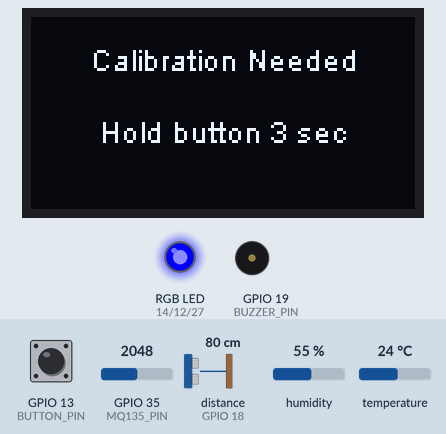
Simulated run of this sketch. Board: ESP32. On the bench: 128×64 one-colour display, an RGB LED mixed from three pins (HIGH = lit), buzzer (waves = sounding, pin HIGH). The test bench sets the inputs (shaded band); at power-on: GPIO 13 (BUTTON_PIN) HIGH, distance to the obstacle (sensor on GPIO 18) 80 cm, GPIO 35 (MQ135_PIN) = 2048, humidity 55 %, temperature 24 °C. The echo pulse lasts 58.3 µs per cm; pins used as bus, display or sensor lines are not drawn; what the sketch prints to the serial monitor is not drawn.

Above: at 1.2 s.
1.3 s: GPIO 13 (BUTTON_PIN) pulled LOW for 3.2 s
At 5.5 s:
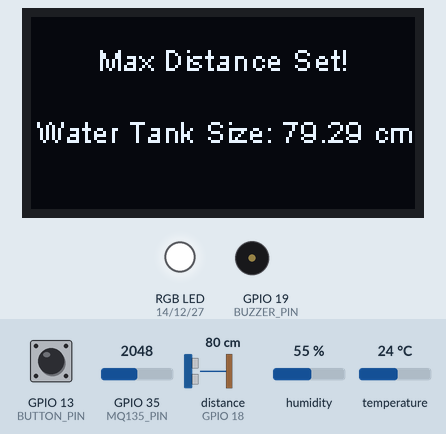
9.0 s: distance to the obstacle (sensor on GPIO 18) set to 4 cm
At 11.4 s:
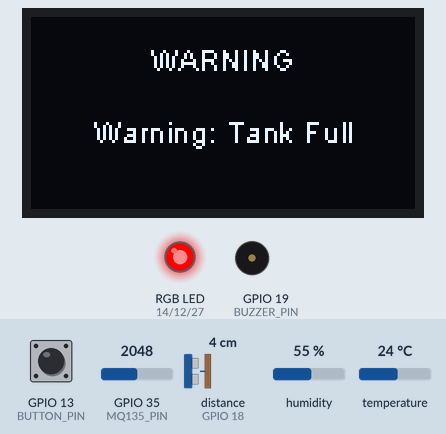
11.5 s: distance to the obstacle (sensor on GPIO 18) set to 7 cm
At 13.0 s:
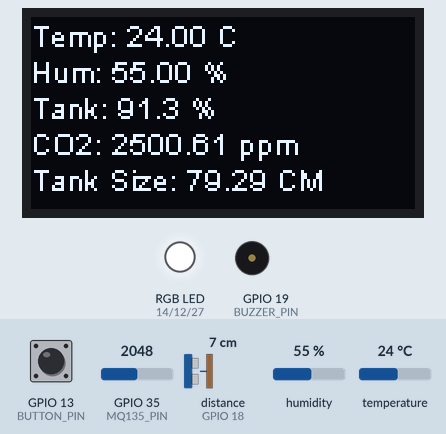
13.3 s: distance to the obstacle (sensor on GPIO 18) set to 72 cm
At 13.8 s:
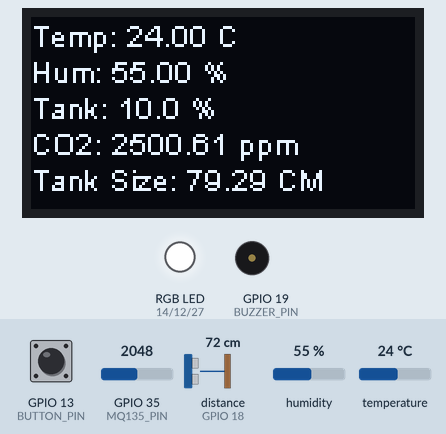
14.9 s: distance to the obstacle (sensor on GPIO 18) set to 77 cm
At 16.6 s:
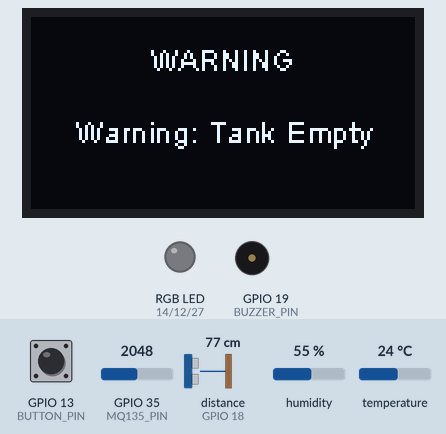
Timing chart, 0 to 18.6 s (numbered marks = the images above; inputs shaded):
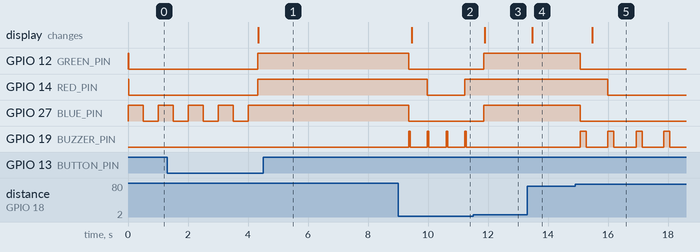

The sketch:

sketch_oct10b.ino
```cpp
#include <DHT.h>
#include <WiFi.h>
#include "SSD1306Wire.h"
#include <esp_now.h>

// DHT11 settings
#define DHTPIN 17
#define DHTTYPE DHT11
DHT dht(DHTPIN, DHTTYPE);

// HC-SR04 settings
#define TRIG_PIN 15
#define ECHO_PIN 18

// Buzzer settings
#define BUZZER_PIN 19

// Button settings
#define BUTTON_PIN 13

// RGB Light settings
#define RED_PIN 14
#define GREEN_PIN 12
#define BLUE_PIN 27

// MQ-135 Sensor
#define MQ135_PIN 35

unsigned long buttonPressTime = 0;
bool calibrating = false;
float maxDistance = 25.0;  // Default max distance
bool calibrationRequired = true;  // Start with calibration required
unsigned long buttonPressStartTime = 0; // Track the button press time for re-calibration
bool reCalibrationPrompt = false; // Flag to show re-calibration prompt

// ESP-NOW receiver MAC address
uint8_t receiverMacAddress[] = {0xFF, 0xFF, 0xFF, 0xFF, 0xFF, 0xFF};

// Structure for data to send´
struct SensorData {
  float temperature;
  float humidity;
  float distance;
  float maxDistance;
  float co2;
};

SensorData myData;

// Timing variables
unsigned long lastUpdateTime = 0;
const unsigned long updateInterval = 500;  // 0.5 second

// Function to measure distance using the HC-SR04
float getDistance() {
  digitalWrite(TRIG_PIN, LOW);
  delayMicroseconds(2);
  digitalWrite(TRIG_PIN, HIGH);
  delayMicroseconds(10);
  digitalWrite(TRIG_PIN, LOW);
  long duration = pulseIn(ECHO_PIN, HIGH);
  return duration * 0.034 / 2;
}

// Initialize the OLED display
SSD1306Wire display(0x3C, 21, 22);


// Function to determine water tank status based on distance percentage
String waterTankStatus(float distance) {
  float percentage = 100 * (1 - (distance / maxDistance));

  if (distance < 3) {
    return "Warning: Tank Overflow";
  } else if (distance <= 5) {
    return "Warning: Tank Full";
  } else if (distance >= maxDistance - 5) {
    return "Warning: Tank Empty";
  }
  return "";  // No warning
}


// Function to handle calibration at startup
void handleStartupCalibration() {
  // Display the calibration prompt
  display.clear();
  display.setTextAlignment(TEXT_ALIGN_CENTER);
  display.drawString(64, 8, "Calibration Needed");
  display.drawString(64, 32, "Hold button 3 sec");
  display.display();

  // Blink blue during calibration
  digitalWrite(RED_PIN, LOW);
  digitalWrite(GREEN_PIN, LOW);

  if (millis() % 1000 < 500) {
    digitalWrite(BLUE_PIN, HIGH);  // Blue on for 500ms
  } else {
    digitalWrite(BLUE_PIN, LOW);   // Blue off for 500ms
  }

  // Check if the button is pressed
  if (digitalRead(BUTTON_PIN) == LOW) {
    // Start timing the button press
    if (buttonPressTime == 0) {
      buttonPressTime = millis();
    }

    // If button is held for 3 seconds, start calibration
    if (millis() - buttonPressTime >= 3000) {
      calibrating = true;
      maxDistance = getDistance();  // Measure distance for max distance
      buttonPressTime = 0;  // Reset button press

      // Show max distance and reset RGB to white
      digitalWrite(RED_PIN, HIGH);
      digitalWrite(GREEN_PIN, HIGH);
      digitalWrite(BLUE_PIN, HIGH);

      display.clear();
      display.setTextAlignment(TEXT_ALIGN_CENTER);
      display.drawString(64, 8, "Max Distance Set!");
      display.drawString(64, 32, "Water Tank Size: " + String(maxDistance) + " cm");
      display.display();
      Serial.println("Max Distance Set: " + String(maxDistance) + " cm");
      delay(5000);  // Show the max distance for 5 seconds
      calibrationRequired = false;  // Calibration complete, show normal data
    }
  } else {
    // Reset button press time when button is released
    buttonPressTime = 0;
  }
}

// Callback function when data is sent
void onDataSent(const uint8_t *mac_addr, esp_now_send_status_t status) {
    Serial.print("\r\nLast Packet Send Status: ");
    Serial.println(status == ESP_NOW_SEND_SUCCESS ? "Delivery Success" : "Delivery Fail");
}

// Function to Include MQ-135 Readings
float getCO2Concentration() {
  int analogValue = analogRead(MQ135_PIN);

  // Convert the analog value to CO2 concentration (ppm)
  // You may need a proper calibration equation based on your setup, here’s a simple approximation:
  float ppm = analogValue * (5000.0 / 4095.0);  // Assuming 5V ADC and 12-bit resolution
  return ppm;
}


// Function to send data via ESP-NOW
void sendData() {
  // Prepare sensor data
  myData.temperature = dht.readTemperature();
  myData.humidity = dht.readHumidity();
  myData.distance = getDistance();
  myData.maxDistance = maxDistance;
//  myData.calibrationRequest = false;

  // Read CO2 concentration from MQ-135
  float co2Concentration = getCO2Concentration();
  myData.co2 = co2Concentration;

  // Send data via ESP-NOW
  esp_err_t result = esp_now_send(receiverMacAddress, (uint8_t *) &myData, sizeof(myData));

  if (result == ESP_OK) {
    Serial.println("Data sent successfully");
  } else {
    Serial.println("Error sending data");
  }

  // Print data being sent
  Serial.print("Temperature: ");
  Serial.println(myData.temperature);
  Serial.print("Humidity: ");
  Serial.println(myData.humidity);
  Serial.print("Distance: ");
  Serial.println(myData.distance);
  Serial.print("CO2 (ppm): ");
  Serial.println(co2Concentration);
}

void displaySensorData() {
  String status = waterTankStatus(myData.distance);

  // Calculate the percentage for distance
  float distancePercentage = 100 * (1 - (myData.distance / maxDistance));

  if (status != "") {
    // Blink red during warnings
    digitalWrite(GREEN_PIN, LOW);
    digitalWrite(BLUE_PIN, LOW);

    if (millis() % 1000 < 500) {
      digitalWrite(RED_PIN, HIGH);  // Red on for 500ms
    } else {
      digitalWrite(RED_PIN, LOW);   // Red off for 500ms
    }

    // Handle the buzzer logic
    if (myData.distance > maxDistance - 5) {
      digitalWrite(BUZZER_PIN, HIGH);
      delay(200);
      digitalWrite(BUZZER_PIN, LOW);
      delay(200);
    } else if (myData.distance < 5) {
      digitalWrite(BUZZER_PIN, HIGH);
      delay(50);
      digitalWrite(BUZZER_PIN, LOW);
      delay(50);
    } else {
      digitalWrite(BUZZER_PIN, LOW);
    }

    // Update the OLED display
    display.clear();
    display.setTextAlignment(TEXT_ALIGN_CENTER);
    display.drawString(64, 8, "WARNING");
    display.drawString(64, 32, status);
    Serial.println("WARNING: " + status);
  } else {
    // Normal display when no warning
    // Set RGB to white
    digitalWrite(RED_PIN, HIGH);
    digitalWrite(GREEN_PIN, HIGH);
    digitalWrite(BLUE_PIN, HIGH);

    display.clear();
    display.setTextAlignment(TEXT_ALIGN_LEFT);
    //display.drawString(36, 0, "SmartMonitor");
    display.drawString(0, 0, "Temp: " + String(myData.temperature) + " C");
    display.drawString(0, 12, "Hum: " + String(myData.humidity) + " %");
    display.drawString(0, 24, "Tank: " + String(distancePercentage, 1) + " %");
    display.drawString(0, 36, "CO2: " + String(myData.co2) + " ppm");
    display.drawString(0, 48, "Tank Size: " + String(myData.maxDistance) + " CM");

    Serial.print("Displaying Data -> Temp: ");
    Serial.print(myData.temperature);
    Serial.print(" C, Hum: ");
    Serial.print(myData.humidity);
    Serial.print(" %, Dist: ");
    Serial.print(myData.distance);

    Serial.print(", CO2: ");
    Serial.println(myData.co2);
  }

  display.display();
}

void setup() {
  Serial.begin(115200);

  // Initialize sensors and pins
  dht.begin();
  pinMode(TRIG_PIN, OUTPUT);
  pinMode(ECHO_PIN, INPUT);
  pinMode(BUZZER_PIN, OUTPUT);
  pinMode(BUTTON_PIN, INPUT_PULLUP);  // Button pin setup

  // Set RGB pins as outputs
  pinMode(RED_PIN, OUTPUT);
  pinMode(GREEN_PIN, OUTPUT);
  pinMode(BLUE_PIN, OUTPUT);

  // Turn on white light to indicate the device is working
  digitalWrite(RED_PIN, HIGH);
  digitalWrite(GREEN_PIN, HIGH);
  digitalWrite(BLUE_PIN, HIGH);

  // Initialize the OLED display
  display.init();
  display.flipScreenVertically();
  display.setFont(ArialMT_Plain_10);
  display.clear();

  // Initialize Wi-Fi in Station Mode for ESP-NOW
  WiFi.mode(WIFI_STA);
  Serial.print("MAC Address: ");
  Serial.println(WiFi.macAddress());

  // Initialize ESP-NOW
  if (esp_now_init() != ESP_OK) {
    Serial.println("Error initializing ESP-NOW");
    return;
  }
  Serial.println("ESP-NOW initialized");

  // Register send and receive callback functions
  esp_now_register_send_cb(onDataSent);

  // Add the peer (receiver ESP32)
  esp_now_peer_info_t peerInfo;
  memcpy(peerInfo.peer_addr, receiverMacAddress, 6);
  peerInfo.channel = 0;
  peerInfo.encrypt = false;

  if (esp_now_add_peer(&peerInfo) != ESP_OK) {
    Serial.println("Failed to add peer");
    return;
  }
  Serial.println("Peer added successfully");

  // Perform initial calibration
  handleStartupCalibration();
}

void loop() {
  if (calibrationRequired) {
    handleStartupCalibration();  // Perform startup calibration
  } else {

    // Update sensor readings and send data every updateInterval
    if (millis() - lastUpdateTime >= updateInterval) {
      sendData();
      displaySensorData();
      lastUpdateTime = millis();
    }
  }
}
```

Measured:
- the behaviour switches between 5 and 6 cm on distance to the obstacle (sensor on GPIO 18) (found by bisection; images 2 and 3)
- the behaviour switches between 74 and 75 cm on distance to the obstacle (sensor on GPIO 18) (found by bisection; images 4 and 5)
- after the input at 1.3 s, GPIO 12 (GREEN_PIN), GPIO 14 (RED_PIN): LOW → HIGH after 3.0 s; GPIO 27 (BLUE_PIN): goes on until 4.0 s, then stays HIGH; the display: changes after 3.0 s (image 1)
- after the input at 9.0 s, GPIO 14 (RED_PIN): HIGH → LOW after 0.98 s, → HIGH 1.2 s later; GPIO 19 (BUZZER_PIN): alternates HIGH for 0.05 s and LOW for 0.57 s, starting after 0.41 s; the display: changes after 0.46 s (image 2)
- after the input at 11.5 s, GPIO 12 (GREEN_PIN), GPIO 27 (BLUE_PIN): LOW → HIGH after 0.36 s; GPIO 14 (RED_PIN): stays HIGH (without the input it goes to LOW after 0.36 s); GPIO 19 (BUZZER_PIN): stops changing and stays LOW; the display: changes after 0.39 s (image 3)
- after the input at 13.3 s, the display: changes after 0.17 s (image 4)
- after the input at 14.9 s, GPIO 12 (GREEN_PIN), GPIO 27 (BLUE_PIN): HIGH → LOW after 0.17 s; GPIO 14 (RED_PIN): HIGH → LOW after 1.1 s; GPIO 19 (BUZZER_PIN): alternates HIGH for 0.20 s and LOW for 0.72 s, starting after 0.17 s; the display: changes after 0.57 s (image 5)
